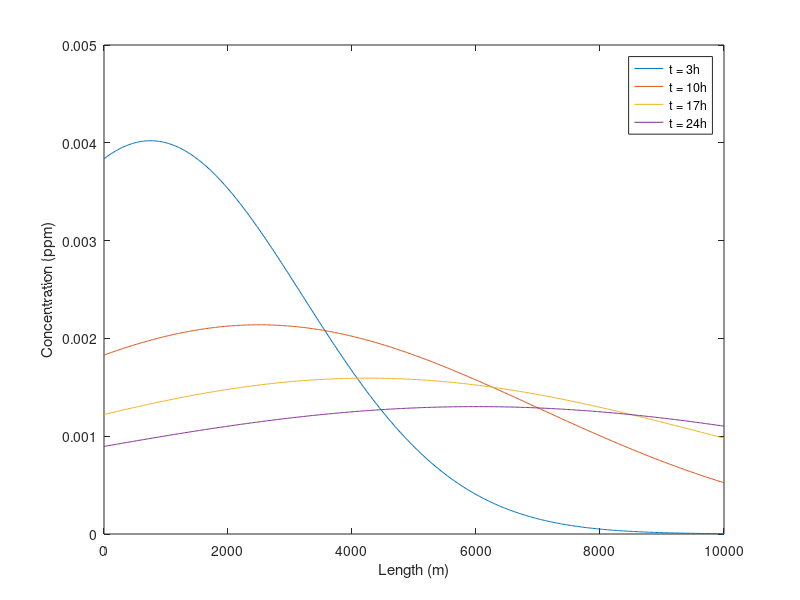

Reproduce this figure in MATLAB.
clc; clear;

depth = 4; % m
width_es = 100; % m
velocity = 250/(60 * 60); % m/s
E = 1000000/(60 * 60); % m^2/s
W = 10; % kg
k = 0.1/(24 * 60 * 60); % 1/s
area = depth * width_es; % m^2
discharge = width_es * depth * velocity/(60 * 60); % m^3/s

W_plane = (W/area) * 1000; % gr/m^2

t = 10800:25200:86400; % sec (inspect in a day with interval of 3 hr)
x = 0:20:10000; % m (inspect in 10 km every 20 m)

c_analytical = zeros(length(t), length(x)); % gr/m^3 or ppm

for i = 1:size(c_analytical, 1)
    for j = 1:size(c_analytical, 2)
        c_analytical(i, j) = (W_plane/(2 * ((pi * E * t(i))^ 0.5))) * exp(-(((x(j) - ((velocity * t(i)))) ^ 2)/(4 * E * t(i))) - (k * t(i)));
    end
end

% initiating plot with labels
figure;
plot(x, c_analytical(1, :));
hold on;

for i = 2:size(c_analytical, 1)
    plot(x, c_analytical(i, :));
end
xlabel('Length (m)');
ylabel('Concentration (ppm)');
legend('t = 3h', 't = 10h', 't = 17h', 't = 24h');
hold off;


